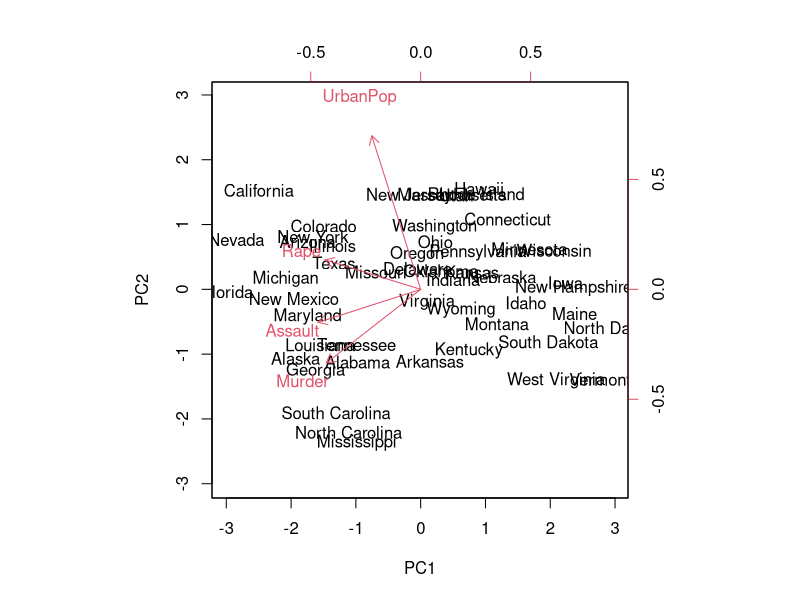
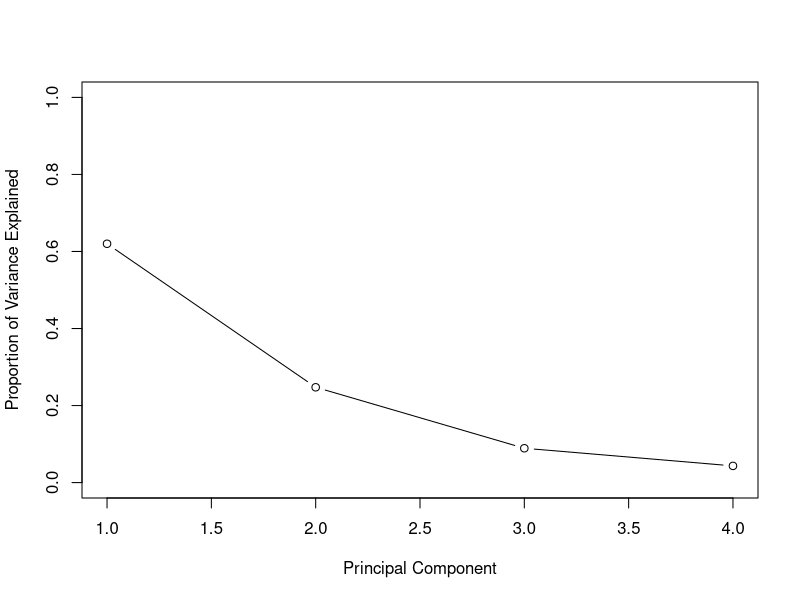
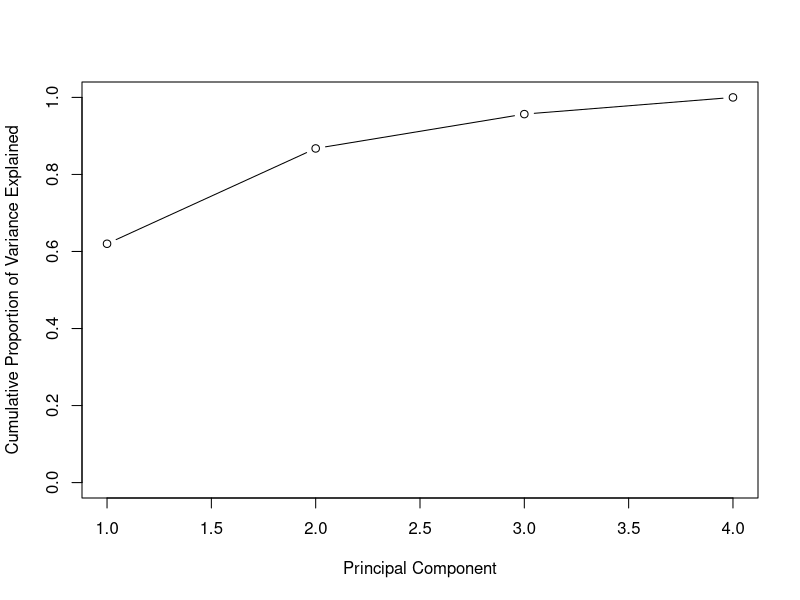

Write R code to recreate these figures, in order.
## ---- chunk 1
knitr::opts_chunk$set(echo = TRUE)
## ---- chunk 2
# List all rows headers
states = row.names(USArrests)

states

# List all column headers
names(USArrests)
## ---- chunk 3
apply(USArrests, 2, mean)
## ---- chunk 4
apply(USArrests, 2, var)
## ---- chunk 5
pca <- prcomp(USArrests, scale = TRUE)

pca
## ---- chunk 6
names(pca)
## ---- chunk 7
pca$center
## ---- chunk 8
pca$scale
## ---- chunk 9
pca$rotation
## ---- chunk 10
biplot(pca, scale=0)
## ---- chunk 11
pca$sdev

## ---- chunk 12
pca_var = pca$sdev^2

pca_var
## ---- chunk 13
# each component / total variance
pve = pca_var /sum(pca_var)
pve
## ---- chunk 14
plot(pve, xlab = " Principal Component ", ylab =" Proportion of Variance Explained ", ylim = c(0,1) ,type = 'b')
## ---- chunk 15
plot(cumsum (pve), xlab = " Principal Component ", ylab =" Cumulative Proportion of Variance Explained ", ylim = c(0,1), type = 'b')
